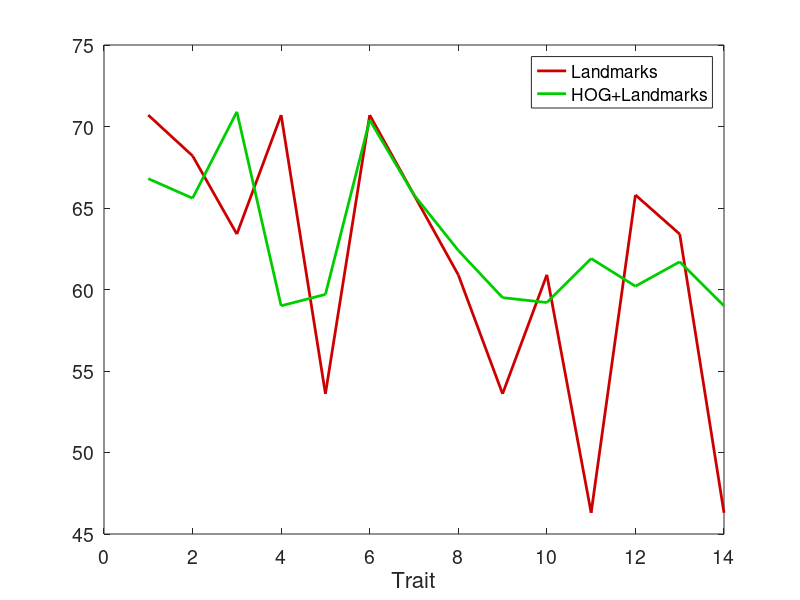

Recreate this plot in MATLAB.
x = [1,2,3,4,5,6,7,8,9,10,11,12,13,14];
y1 = [70.7, 68.2, 63.4, 70.7, 53.6, 70.7, 65.8, 60.9, 53.6, 60.9, 46.3, 65.8, 63.4,46.3];
y2 = [66.8, 65.6, 70.9, 59.0, 59.7, 70.4, 65.8, 62.4, 59.5, 59.2, 61.9, 60.2, 61.7, 59.0];
plot(x,y1,'Color',1/255*[205 0 0],'LineWidth',2);
hold on;
plot(x,y2,'Color',1/255*[0 205 0],'LineWidth',2);
set(gca,'FontSize',14);
legend('Landmarks', 'HOG+Landmarks');
xlabel('Trait','FontSize',16);
